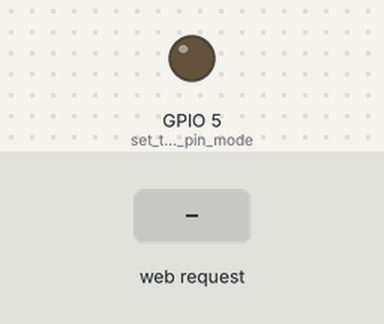
Simulated run of this sketch. Board: ESP32. Shown: output pins drawn as LEDs (lit = HIGH). The inputs (shaded band) are chosen by the test bench. WiFi joins after 1.5 s; servers stay silent unless stated; what the sketch prints to the serial monitor is not drawn.

Above: at 2.7 s.
2.8 s: HTTP request GET /H received
At 4.0 s:
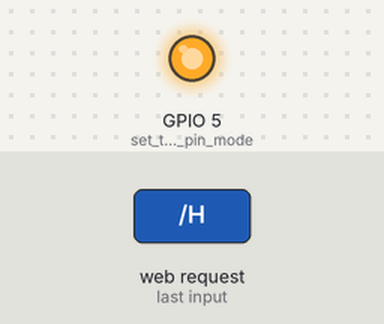
4.3 s: HTTP request GET /L received
At 5.2 s:
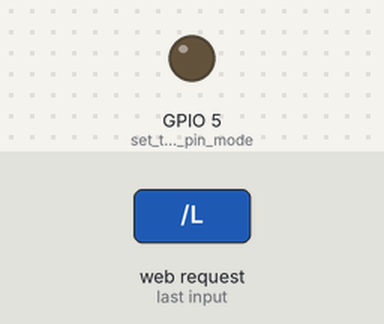
Timing chart, 0 to 7.3 s (numbered marks = the images above; inputs shaded):
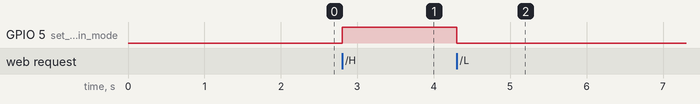

The sketch:

SimpleWiFiServer.ino
```cpp
/*
 WiFi Web Server LED Blink

 A simple web server that lets you blink an LED via the web.
 This sketch will print the IP address of your WiFi Shield (once connected)
 to the Serial monitor. From there, you can open that address in a web browser
 to turn on and off the LED on pin 5.

 If the IP address of your shield is yourAddress:
 http://yourAddress/H turns the LED on
 http://yourAddress/L turns it off

 This example is written for a network using WPA2 encryption. For insecure
 WEP or WPA, change the Wifi.begin() call and use Wifi.setMinSecurity() accordingly.

 Circuit:
 * WiFi shield attached
 * LED attached to pin 5

 created for arduino 25 Nov 2012
 by Tom Igoe

ported for sparkfun esp32
31.01.2017 by Jan Hendrik Berlin

 */

#include <WiFi.h>

const char* ssid     = "_lsm";
const char* password = "7292767292";

WiFiServer server(80);

void setup()
{
    Serial.begin(115200);
    pinMode(5, OUTPUT);      // set the LED pin mode

    delay(10);

    // We start by connecting to a WiFi network

    Serial.println();
    Serial.println();
    Serial.print("Connecting to ");
    Serial.println(ssid);

    WiFi.begin(ssid, password);

    while (WiFi.status() != WL_CONNECTED) {
        delay(500);
        Serial.print(".");
    }

    Serial.println("");
    Serial.println("WiFi connected.");
    Serial.println("IP address: ");
    Serial.println(WiFi.localIP());

    server.begin();

}

void loop(){
 WiFiClient client = server.available();   // listen for incoming clients

  if (client) {                             // if you get a client,
    Serial.println("New Client.");           // print a message out the serial port
    String currentLine = "";                // make a String to hold incoming data from the client
    while (client.connected()) {            // loop while the client's connected
      if (client.available()) {             // if there's bytes to read from the client,
        char c = client.read();             // read a byte, then
        Serial.write(c);                    // print it out the serial monitor
        if (c == '\n') {                    // if the byte is a newline character

          // if the current line is blank, you got two newline characters in a row.
          // that's the end of the client HTTP request, so send a response:
          if (currentLine.length() == 0) {
            // HTTP headers always start with a response code (e.g. HTTP/1.1 200 OK)
            // and a content-type so the client knows what's coming, then a blank line:
            client.println("HTTP/1.1 200 OK");
            client.println("Content-type:text/html");
            client.println();

            // the content of the HTTP response follows the header:
            client.print("Click <a href=\"/H\">here</a> to turn the LED on pin 5 on.<br>");
            client.print("Click <a href=\"/L\">here</a> to turn the LED on pin 5 off.<br>");

            // The HTTP response ends with another blank line:
            client.println();
            // break out of the while loop:
            break;
          } else {    // if you got a newline, then clear currentLine:
            currentLine = "";
          }
        } else if (c != '\r') {  // if you got anything else but a carriage return character,
          currentLine += c;      // add it to the end of the currentLine
        }

        // Check to see if the client request was "GET /H" or "GET /L":
        if (currentLine.endsWith("GET /H")) {
          digitalWrite(5, HIGH);               // GET /H turns the LED on
        }
        if (currentLine.endsWith("GET /L")) {
          digitalWrite(5, LOW);                // GET /L turns the LED off
        }
      }
    }
    // close the connection:
    client.stop();
    Serial.println("Client Disconnected.");
  }
}
```

Measured:
- after the input at 2.8 s, GPIO 5 (set_the_LED_pin_mode): LOW → HIGH at once
- after the input at 4.3 s, GPIO 5 (set_the_LED_pin_mode): HIGH → LOW at once
